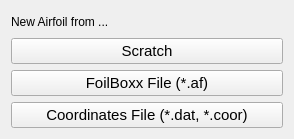
<?xml version="1.0" encoding="UTF-8"?>
<ui version="4.0">
 <class>NewFoil</class>
 <widget class="QWidget" name="NewFoil">
  <property name="geometry">
   <rect>
    <x>0</x>
    <y>0</y>
    <width>294</width>
    <height>139</height>
   </rect>
  </property>
  <property name="windowTitle">
   <string>New Airfoil</string>
  </property>
  <layout class="QGridLayout" name="gridLayout">
   <item row="2" column="0">
    <widget class="QPushButton" name="pushButton_loadFoil">
     <property name="font">
      <font>
       <pointsize>11</pointsize>
       <weight>50</weight>
       <bold>false</bold>
      </font>
     </property>
     <property name="text">
      <string>FoilBoxx File (*.af)</string>
     </property>
    </widget>
   </item>
   <item row="1" column="0">
    <widget class="QPushButton" name="pushButton_Scratch">
     <property name="font">
      <font>
       <pointsize>11</pointsize>
       <weight>50</weight>
       <bold>false</bold>
      </font>
     </property>
     <property name="text">
      <string>Scratch</string>
     </property>
    </widget>
   </item>
   <item row="0" column="0">
    <widget class="QLabel" name="label">
     <property name="text">
      <string>New Airfoil from ...</string>
     </property>
    </widget>
   </item>
   <item row="3" column="0">
    <widget class="QPushButton" name="pushButton_loadCoords">
     <property name="font">
      <font>
       <pointsize>11</pointsize>
       <weight>50</weight>
       <bold>false</bold>
      </font>
     </property>
     <property name="text">
      <string>Coordinates File (*.dat, *.coor)</string>
     </property>
    </widget>
   </item>
  </layout>
 </widget>
 <resources/>
 <connections/>
</ui>
